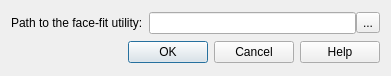
<?xml version="1.0" encoding="UTF-8"?>
<ui version="4.0">
 <class>FaceFitConfig</class>
 <widget class="QDialog" name="FaceFitConfig">
  <property name="geometry">
   <rect>
    <x>0</x>
    <y>0</y>
    <width>391</width>
    <height>76</height>
   </rect>
  </property>
  <property name="windowTitle">
   <string>Configuration of the face-fit utility</string>
  </property>
  <property name="locale">
   <locale language="English" country="UnitedKingdom"/>
  </property>
  <layout class="QVBoxLayout" name="verticalLayout">
   <item>
    <layout class="QHBoxLayout" name="horizontalLayout">
     <property name="sizeConstraint">
      <enum>QLayout::SetMinimumSize</enum>
     </property>
     <item>
      <widget class="QLabel" name="label">
       <property name="text">
        <string>Path to the face-fit utility:</string>
       </property>
      </widget>
     </item>
     <item>
      <layout class="QHBoxLayout" name="horizontalLayout_2">
       <property name="spacing">
        <number>0</number>
       </property>
       <property name="sizeConstraint">
        <enum>QLayout::SetMinimumSize</enum>
       </property>
       <item>
        <widget class="QLineEdit" name="pathEdit"/>
       </item>
       <item>
        <widget class="QToolButton" name="pathButton">
         <property name="text">
          <string>...</string>
         </property>
        </widget>
       </item>
      </layout>
     </item>
    </layout>
   </item>
   <item>
    <widget class="QDialogButtonBox" name="buttonBox">
     <property name="orientation">
      <enum>Qt::Horizontal</enum>
     </property>
     <property name="standardButtons">
      <set>QDialogButtonBox::Cancel|QDialogButtonBox::Help|QDialogButtonBox::Ok</set>
     </property>
    </widget>
   </item>
  </layout>
 </widget>
 <resources/>
 <connections>
  <connection>
   <sender>buttonBox</sender>
   <signal>accepted()</signal>
   <receiver>FaceFitConfig</receiver>
   <slot>accept()</slot>
   <hints>
    <hint type="sourcelabel">
     <x>248</x>
     <y>254</y>
    </hint>
    <hint type="destinationlabel">
     <x>157</x>
     <y>274</y>
    </hint>
   </hints>
  </connection>
  <connection>
   <sender>buttonBox</sender>
   <signal>rejected()</signal>
   <receiver>FaceFitConfig</receiver>
   <slot>reject()</slot>
   <hints>
    <hint type="sourcelabel">
     <x>195</x>
     <y>55</y>
    </hint>
    <hint type="destinationlabel">
     <x>195</x>
     <y>37</y>
    </hint>
   </hints>
  </connection>
 </connections>
</ui>
